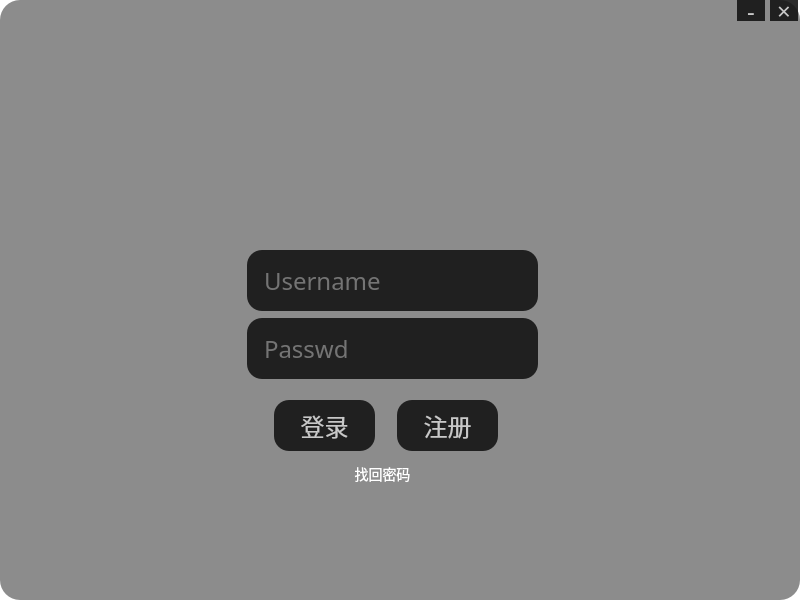
<?xml version="1.0" encoding="UTF-8"?>
<ui version="4.0">
 <class>MainWindow</class>
 <widget class="QMainWindow" name="MainWindow">
  <property name="geometry">
   <rect>
    <x>0</x>
    <y>0</y>
    <width>800</width>
    <height>600</height>
   </rect>
  </property>
  <property name="windowTitle">
   <string>MainWindow</string>
  </property>
  <property name="styleSheet">
   <string notr="true">#MainWindow{
	background-image: url(:/R-C.gif);
	background:rgba(255,255,255,100%);
	border-radius:20px;
}
#centralwidget{
	background:rgba(255,255,255,100%);
	border-radius:20px;
	background-color: rgb(140, 140, 140);
}
#GIFLabel{
	border-radius:20px;
background:rgb(25,25,25,80%)
}
#Frame{
	border-radius:15px;
	background:rgba(50,50,50,80%)
}
#Frame_gif{
	border-radius:20px;
	background:transparent;	
}
#pushButton_5{
	font-size: 14px 	;
	border: 0px;
	background:transparent;
	color: rgb(255, 255, 255);
	font-family: Microsoft YaHei ;
}
#pushButton_5:hover{
		color: rgb(255,255,255); 
    background-color: rgb(156, 156, 156);
	border-style: solid;
	border-width: 2px;
	border-color: rgb(20,20,20);
	border-radius:15px;
}

#pushButton_5:pressed {
	background:#1e1d1d;
	border-radius:15px;
	font-family: Microsoft YaHei ;
	color: rgb(255,255,255); 
	background:rgba(20,20,20,90%)
}
QPushButton{
	background:#1e1d1d;
	border-radius:15px;
	font-size: 24px ;
	font-family: Microsoft YaHei ;
	color: rgb(200,200,200); 
	background:rgba(20,20,20,90%)

}
#pushButton:hover{
	color: rgb(255,255,255); 
    background-color: rgb(45,45,45);
	border-style: solid;
	border-width: 2px;
	border-color: rgb(20,20,20);
}
#pushButton:pressed {
	background:#1e1d1d;
	border-radius:15px;
	font-size: 24px ;
	font-family: Microsoft YaHei ;
	color: rgb(255,255,255); 
	background:rgba(20,20,20,90%)
}
QLineEdit{
	border-radius:15px;
	background:#1e1d1d;
	font-size: 24px ;
	font-family: Microsoft YaHei ;
	background:rgba(20,20,20,90%);
	color: rgb(200,200,200); 
	padding-left: 15px;
}
QLineEdit:hover
{
	color: rgb(255,255,255); 
    background-color: rgb(45,45,45);
	border-style: solid;
	border-width: 2px;
	border-color: rgb(20,20,20);
}
#password_find{
	color: rgb(160,160,160); 
	font-size: 24px ;
	font-family: Microsoft YaHei ;
	background:transparent;	
}
#password_find:hover{
	color: rgb(255,255,255); 
	font-size: 24px ;
	font-family: Microsoft YaHei ;
}
#password_find:pressed{
	color: rgb(160,160,160); 
	font-size: 24px ;
	font-family: Microsoft YaHei ;
}
#sign{
	color: rgb(160,160,160); 
	font-size: 24px ;
	font-family: Microsoft YaHei ;
	background:transparent;	
}
#sign:hover{
	color: rgb(255,255,255); 
	font-size: 24px ;
	font-family: Microsoft YaHei ;	
}
#sign:pressed{
	color: rgb(160,160,160); 
	font-size: 24px ;
	font-family: Microsoft YaHei ;
}

</string>
  </property>
  <widget class="QWidget" name="centralwidget">
   <widget class="QPushButton" name="pushButton_4">
    <property name="geometry">
     <rect>
      <x>397</x>
      <y>400</y>
      <width>101</width>
      <height>51</height>
     </rect>
    </property>
    <property name="styleSheet">
     <string notr="true">QPushButton{
	background:#1e1d1d;
	border-radius:15px;
	font-size: 24px ;
	font-family: Microsoft YaHei ;
	color: rgb(200,200,200); 
	background:rgba(20,20,20,90%)

}
QPushButton:hover{
	color: rgb(255,255,255); 
    background-color: rgb(45,45,45);
	border-style: solid;
	border-width: 2px;
	border-color: rgb(20,20,20);
}
QPushButton:pressed {
	background:#1e1d1d;
	border-radius:15px;
	font-size: 24px ;
	font-family: Microsoft YaHei ;
	color: rgb(255,255,255); 
	background:rgba(20,20,20,90%)
}</string>
    </property>
    <property name="text">
     <string>注册</string>
    </property>
   </widget>
   <widget class="QLineEdit" name="lineEdit_2">
    <property name="geometry">
     <rect>
      <x>247</x>
      <y>318</y>
      <width>291</width>
      <height>61</height>
     </rect>
    </property>
    <property name="text">
     <string/>
    </property>
    <property name="placeholderText">
     <string>Passwd</string>
    </property>
    <property name="clearButtonEnabled">
     <bool>true</bool>
    </property>
   </widget>
   <widget class="QPushButton" name="pushButton_3">
    <property name="geometry">
     <rect>
      <x>737</x>
      <y>0</y>
      <width>28</width>
      <height>21</height>
     </rect>
    </property>
    <property name="text">
     <string>-</string>
    </property>
   </widget>
   <widget class="QLabel" name="label_2">
    <property name="geometry">
     <rect>
      <x>307</x>
      <y>60</y>
      <width>211</width>
      <height>31</height>
     </rect>
    </property>
    <property name="styleSheet">
     <string notr="true">font-size: 20px ;
</string>
    </property>
    <property name="text">
     <string/>
    </property>
   </widget>
   <widget class="QPushButton" name="pushButton_5">
    <property name="geometry">
     <rect>
      <x>327</x>
      <y>463</y>
      <width>111</width>
      <height>21</height>
     </rect>
    </property>
    <property name="font">
     <font>
      <family>Microsoft YaHei</family>
      <pointsize>-1</pointsize>
     </font>
    </property>
    <property name="text">
     <string>找回密码</string>
    </property>
   </widget>
   <widget class="QPushButton" name="pushButton">
    <property name="geometry">
     <rect>
      <x>274</x>
      <y>400</y>
      <width>101</width>
      <height>51</height>
     </rect>
    </property>
    <property name="styleSheet">
     <string notr="true"/>
    </property>
    <property name="text">
     <string>登录</string>
    </property>
   </widget>
   <widget class="QLineEdit" name="lineEdit">
    <property name="geometry">
     <rect>
      <x>247</x>
      <y>250</y>
      <width>291</width>
      <height>61</height>
     </rect>
    </property>
    <property name="echoMode">
     <enum>QLineEdit::PasswordEchoOnEdit</enum>
    </property>
    <property name="placeholderText">
     <string>Username</string>
    </property>
    <property name="clearButtonEnabled">
     <bool>true</bool>
    </property>
   </widget>
   <widget class="QLabel" name="label">
    <property name="geometry">
     <rect>
      <x>337</x>
      <y>110</y>
      <width>100</width>
      <height>100</height>
     </rect>
    </property>
    <property name="minimumSize">
     <size>
      <width>100</width>
      <height>100</height>
     </size>
    </property>
    <property name="maximumSize">
     <size>
      <width>100</width>
      <height>100</height>
     </size>
    </property>
    <property name="text">
     <string/>
    </property>
   </widget>
   <widget class="QPushButton" name="pushButton_2">
    <property name="geometry">
     <rect>
      <x>770</x>
      <y>0</y>
      <width>28</width>
      <height>21</height>
     </rect>
    </property>
    <property name="text">
     <string>×</string>
    </property>
   </widget>
  </widget>
 </widget>
 <resources/>
 <connections/>
</ui>
